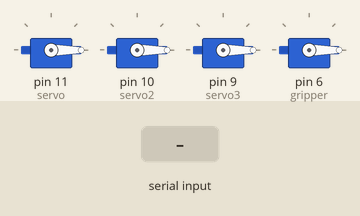
The sketch below on a simulated Arduino Uno, built with avr-gcc and run on an emulated ATmega328P. Parts: 4 × servo. The test bench sets the inputs (shaded band).

Above: at 1.2 s.
1.3 s: "R" received over Serial
At 1.8 s:
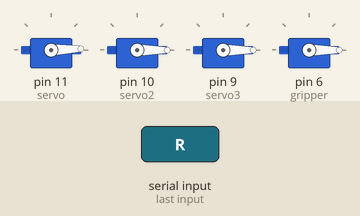
2.8 s: "H" received over Serial
At 4.2 s:
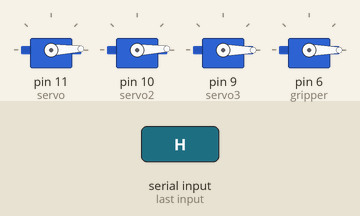
Timing chart, 0 to 5.8 s (numbered marks = the images above; inputs shaded):
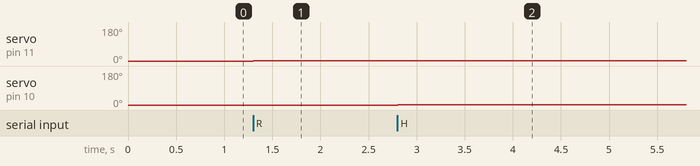

Measured:
- after the input at 1.3 s, servo on pin 11 (servo): 0° → 2° at once
- after the input at 2.8 s, servo on pin 10 (servo2): 0° → 2° at once

The sketch:

babas_mark1.ino
```cpp
#include <Servo.h>

Servo servo;
Servo servo2;
Servo servo3;
Servo gripper;
char dato;
int angulo_hombro;
int angulo_codo;
int angulo_cintura;
int angulo_gripper;

void setup() {
  servo.attach(11);
  servo2.attach(10);
  servo3.attach(9);
  gripper.attach(6);
  Serial.begin(9600);

}

void loop() {
  if (Serial.available()>0){
    dato = Serial.read();


    if (dato == 'L'){
      angulo_hombro -= 2;
    }
    if (dato == 'R'){
      angulo_hombro += 2;
    }
    if (dato == 'E'){
      angulo_codo -= 2;
    }
    if (dato == 'H'){
      angulo_codo += 2;
    }
    if (dato == 'J'){
      angulo_cintura -= 2;
    }
    if (dato == 'K'){
      angulo_cintura += 2;
    }
    if (dato == 'D'){
      angulo_gripper -= 2;
    }
    if (dato == 'A'){
      angulo_gripper += 2;
    }
  }
  servo.write(angulo_hombro);
  servo2.write(angulo_codo);
  servo3.write(angulo_cintura);
  gripper.write(angulo_gripper);
}
```
